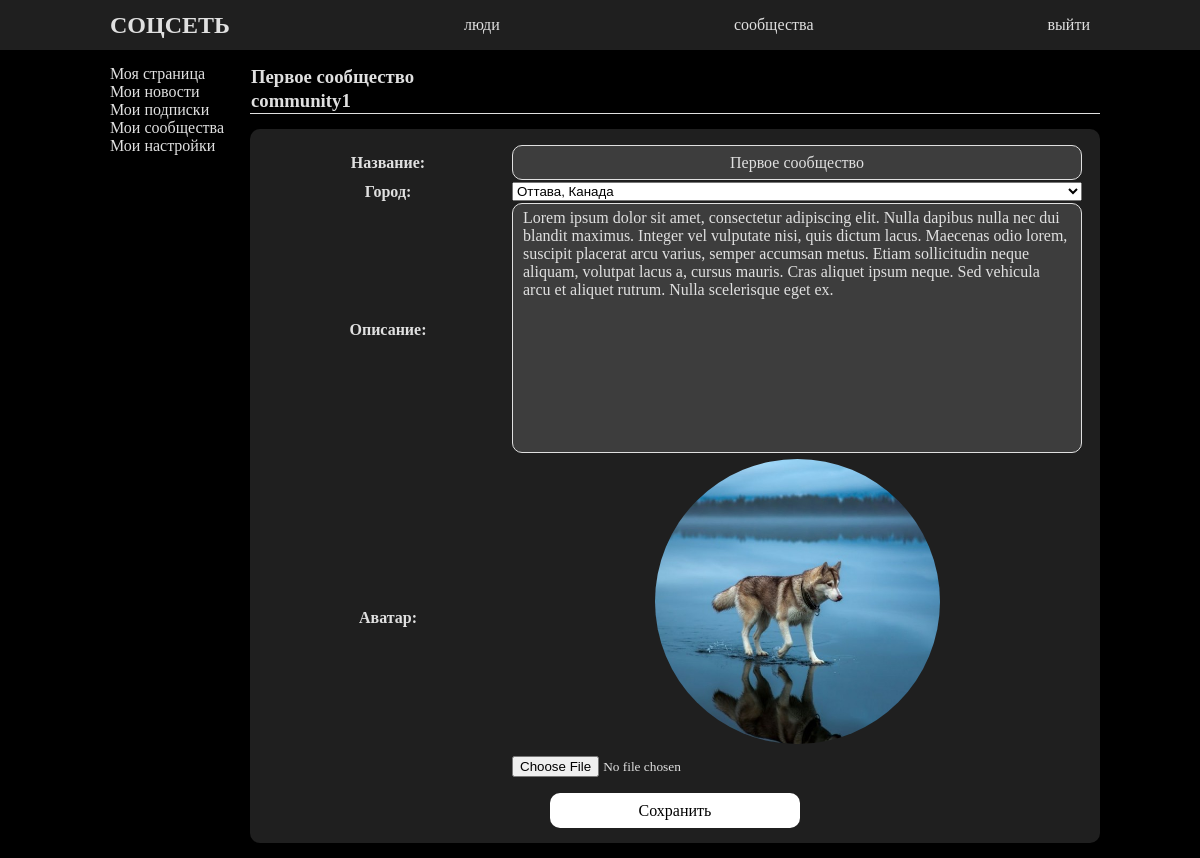
The app's page /community1/communityupdate/ (signed in) with its own data.
### socialapp/models.py (models this page shows, shortened)
class Community(models.Model):
    communityname = models.CharField(max_length=100, verbose_name='Название для ссылки')
    title = models.CharField(max_length=100, verbose_name='Название')
    info = models.TextField(max_length=500, null=True, blank=True, verbose_name='Описание')
    avatar = models.ImageField(upload_to=community_avatar_upload_to, null=True, blank=True, verbose_name='Аватар')
    country = models.ForeignKey(Country, on_delete=models.SET_NULL, null=True, blank=True, verbose_name='Страна')
    city = models.ForeignKey(City, on_delete=models.SET_NULL, null=True, blank=True, verbose_name='Город')
    creationdate = models.DateTimeField(auto_now_add=True, verbose_name='Дата создания')
    members = models.ManyToManyField(User, related_name='member')
    admins = models.ManyToManyField(User, through='Communityadminstration', through_fields=('community', 'user'), related_name='admin')
    slug = models.SlugField(unique=True, default=None, verbose_name='URL')
    def get_absolute_url(self):
        return reverse('profile', kwargs={'slug': self.slug})

### socialapp/views.py (the view, shortened to what this page needs)
# urls.py: path('<slug:slug>/communityupdate/', views.communityupdate, name='communityupdate'),
@login_required()
def communityupdate(req, slug):
    community = Community.objects.get(slug=slug)
    print(Community.objects.exclude(id=community.id).filter(title=community.title))
    form = CommunityUpdate(initial={'title': community.title, 'info': community.info,
                                    'city': community.city_id, 'avatar': community.avatar})
    if Communityadminstration.objects.filter(community=community, user_id=req.user.id, role=2):
        return render(req, 'socialapp/community_update.html', context={'form': form, 'community': community})
    else:
        return redirect('/')

### socialapp/forms.py (shortened to what this page needs)
class CommunityUpdate(forms.ModelForm):
    class Meta:
        model = Community
        fields = ('title', 'info', 'avatar', 'city')

### socialapp/models.py (called while the page is built)
    def __str__(self):
        return f'{self.name}, {self.country.name}'

### templates/socialapp/community_update.html (shortened to what this page needs)
{% extends 'base.html' %}
{% load static %}
{% block css %}
    <link rel="stylesheet" href="{% static 'css/profile.css' %}">
{% endblock css %}
{% block main %}
        <div class="main-div">
            <div class="line-under">
                    <table>
                        <tr>
                            <th colspan="2"><a class="link-inline" href="{{ community.get_absolute_url }}"><h3>{{ community.title }}</h3></a>
                            </th>
                        </tr>
                        <tr class="">
                            <td colspan="2"><h3>{{ community.communityname }}</h3></td>
                        </tr>
                    </table>
                </div>
            <div class="text-center card-simple">
                <form method="post" novalidate enctype="multipart/form-data">
                    <table class="margin-auto margin-bottom15 profile-update-table">
                        <tr>
                            <th>{{ form.title.label_tag }}</th>
                            <td>{{ form.title }}</td>
                            <td>{{ form.title.errors }}</td>
                        </tr>
                        <tr id="id_city_tr">
                            <th>{{ form.city.label_tag }}</th>
                            <td>{{ form.city }}</td>
                            <td>{{ form.city.errors }}</td>
                        </tr>
                        <tr>
                            <th>{{ form.info.label_tag }}</th>
                            <td>{{ form.info }}</td>
                            <td>{{ form.info.errors }}</td>
                        </tr>
                        <tr>
                            <th rowspan="2">{{ form.avatar.label_tag }}</th>
                            <td>
                                <div class="avatar margin-auto"><img src="{{ community.avatar.url }}" alt="avatar"></div>
                            </td>
                        </tr>
                        <tr>
                            <td><input type="file" name="avatar" accept="image/*" required="" id="id_avatar"></td>
                        </tr>
                    </table>
                    <input type="submit" value="Сохранить">
                </form>
            </div>
        </div>
{% endblock main %}

### socialapp/static/css/main.css (style rules this page uses)
*, *::before, *::after { box-sizing: border-box; }
h1, h2, h3, h4, h5 { margin-top: 0; margin-bottom: 0; }
body { margin: 55px 0 0; box-sizing: border-box; background-color: black; font-family: "Malgun Gothic"; color: #e0e0e0; font-size: medium; }
input[type=text], input[type=password], input[type=email], textarea { font-family: inherit; font-size: inherit; line-height: inherit; margin: 0; background-color: #3d3d3d; color: inherit; border: 1px solid #e0e0e0; border-radius: 10px; height: 35px; width: 100%; padding: 5px 10px; text-align: center; }
textarea { height: 250px; text-align: left; resize: none; }
button, input[type=submit] { font-family: inherit; font-size: inherit; line-height: inherit; background-color: #ffffff; border-radius: 10px; border: none; height: 35px; width: 250px; cursor: pointer; }
input[type=file] { overflow: hidden; font-family: inherit; display: inline-block; width: 250px; text-align: left; }
#id_city, #id_country { width: 100%; }
.card-simple { background-color: #1f1f1f; padding: 15px; margin-bottom: 15px !important; border-radius: 10px; position: relative; }
.margin-auto { margin: auto; }
.margin-bottom15 { margin-bottom: 15px; }
.text-center { text-align: center; }
.link-inline { color: inherit; text-decoration: none; }
.main-div { width: 85%; padding-top: 10px; }
.main-div table { text-align: left; }
table { width: 100%; border-collapse: collapse; }

### socialapp/static/css/profile.css (style rules this page uses)
.avatar, .avatar-small { aspect-ratio: 1 / 1; overflow: hidden; border-radius: 50%; display: flex; flex-direction: row; align-items: center; }
.avatar { width: 100%; margin-bottom: 10px; }
.avatar img, .avatar-small img { object-fit: cover; width: 100%; height: 100%; position: center; }
table { width: 100%; border-collapse: collapse; }
th { width: 25%; vertical-align: top; }
.line-under { border-bottom: 1px solid #e0e0e0; margin-bottom: 15px; width: 100%; }
.profile-update-table th { width: 30%; text-align: center; vertical-align: middle; }
.profile-update-table .avatar { width: 50%; }

### records on screen
Community: title "Первое сообщество", communityname "community1", city "Оттава, Канада", info "Lorem ipsum dolor sit amet, consectetur adipiscing elit. Nulla dapibus nulla nec dui blandit maximus. Integer vel vulputate nisi, quis dictum lacus. Maecenas odio lorem, suscipit placerat arcu varius, semper accumsan metus. Etiam sollicitudin neque aliquam, volutpat lacus a, cursus mauris. Cras aliquet ipsum neque. Sed vehicula arcu et aliquet rutrum. Nulla scelerisque eget ex.", avatar (picture)
